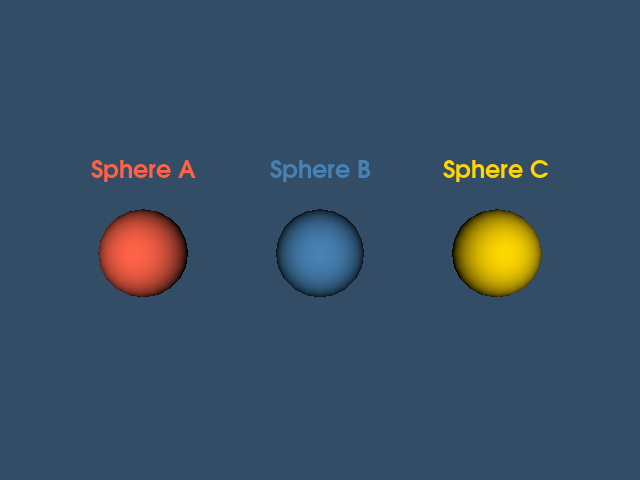

This chart was generated by the following Python code:
#!/usr/bin/env python

# Demonstrate screen-facing 3D text using vtkBillboardTextActor3D,
# labeling three spheres at different positions in the scene.

# Factory overrides: importing these modules registers the OpenGL rendering
# and interaction style implementations for vtkRenderingCore factory classes.
import vtkmodules.vtkInteractionStyle  # noqa: F401
import vtkmodules.vtkRenderingFreeType  # noqa: F401
import vtkmodules.vtkRenderingOpenGL2  # noqa: F401
# VTK pipeline classes used in this example
from vtkmodules.vtkFiltersSources import vtkSphereSource
from vtkmodules.vtkRenderingCore import (
    vtkActor,
    vtkBillboardTextActor3D,
    vtkPolyDataMapper,
    vtkRenderWindow,
    vtkRenderWindowInteractor,
    vtkRenderer,
)

# Colors (normalized RGB)
tomato_rgb = (1.0, 0.388, 0.278)
steel_blue_rgb = (0.275, 0.510, 0.706)
gold_rgb = (1.0, 0.843, 0.0)
background_rgb = (0.200, 0.302, 0.400)

# Source: generate sphere A
sphere_a_source = vtkSphereSource()
sphere_a_source.SetCenter(-2.0, 0.0, 0.0)
sphere_a_source.SetRadius(0.5)
sphere_a_source.SetThetaResolution(20)
sphere_a_source.SetPhiResolution(20)

sphere_a_mapper = vtkPolyDataMapper()
sphere_a_mapper.SetInputConnection(sphere_a_source.GetOutputPort())

sphere_a_actor = vtkActor()
sphere_a_actor.SetMapper(sphere_a_mapper)
sphere_a_actor.GetProperty().SetColor(tomato_rgb)

billboard_a = vtkBillboardTextActor3D()
billboard_a.SetInput("Sphere A")
billboard_a.SetPosition(-2.0, 0.8, 0.0)
billboard_a.GetTextProperty().SetFontSize(24)
billboard_a.GetTextProperty().SetColor(tomato_rgb)
billboard_a.GetTextProperty().SetJustificationToCentered()
billboard_a.GetTextProperty().BoldOn()

# Source: generate sphere B
sphere_b_source = vtkSphereSource()
sphere_b_source.SetCenter(0.0, 0.0, 0.0)
sphere_b_source.SetRadius(0.5)
sphere_b_source.SetThetaResolution(20)
sphere_b_source.SetPhiResolution(20)

sphere_b_mapper = vtkPolyDataMapper()
sphere_b_mapper.SetInputConnection(sphere_b_source.GetOutputPort())

sphere_b_actor = vtkActor()
sphere_b_actor.SetMapper(sphere_b_mapper)
sphere_b_actor.GetProperty().SetColor(steel_blue_rgb)

billboard_b = vtkBillboardTextActor3D()
billboard_b.SetInput("Sphere B")
billboard_b.SetPosition(0.0, 0.8, 0.0)
billboard_b.GetTextProperty().SetFontSize(24)
billboard_b.GetTextProperty().SetColor(steel_blue_rgb)
billboard_b.GetTextProperty().SetJustificationToCentered()
billboard_b.GetTextProperty().BoldOn()

# Source: generate sphere C
sphere_c_source = vtkSphereSource()
sphere_c_source.SetCenter(2.0, 0.0, 0.0)
sphere_c_source.SetRadius(0.5)
sphere_c_source.SetThetaResolution(20)
sphere_c_source.SetPhiResolution(20)

sphere_c_mapper = vtkPolyDataMapper()
sphere_c_mapper.SetInputConnection(sphere_c_source.GetOutputPort())

sphere_c_actor = vtkActor()
sphere_c_actor.SetMapper(sphere_c_mapper)
sphere_c_actor.GetProperty().SetColor(gold_rgb)

billboard_c = vtkBillboardTextActor3D()
billboard_c.SetInput("Sphere C")
billboard_c.SetPosition(2.0, 0.8, 0.0)
billboard_c.GetTextProperty().SetFontSize(24)
billboard_c.GetTextProperty().SetColor(gold_rgb)
billboard_c.GetTextProperty().SetJustificationToCentered()
billboard_c.GetTextProperty().BoldOn()

# Renderer: assemble the scene
renderer = vtkRenderer()
renderer.AddActor(sphere_a_actor)
renderer.AddActor(billboard_a)
renderer.AddActor(sphere_b_actor)
renderer.AddActor(billboard_b)
renderer.AddActor(sphere_c_actor)
renderer.AddActor(billboard_c)
renderer.SetBackground(background_rgb)

# Render window: display the rendered scene
render_window = vtkRenderWindow()
render_window.AddRenderer(renderer)
render_window.SetWindowName("billboard text actor3d spheres")
render_window.SetMultiSamples(0)
render_window.SetSize(640, 480)

# Interactor: handle mouse and keyboard events
render_window_interactor = vtkRenderWindowInteractor()
render_window_interactor.SetRenderWindow(render_window)

# Scene: configure the camera
renderer.ResetCamera()

# Start: launch the interactive visualization
render_window_interactor.Initialize()
render_window_interactor.Start()
